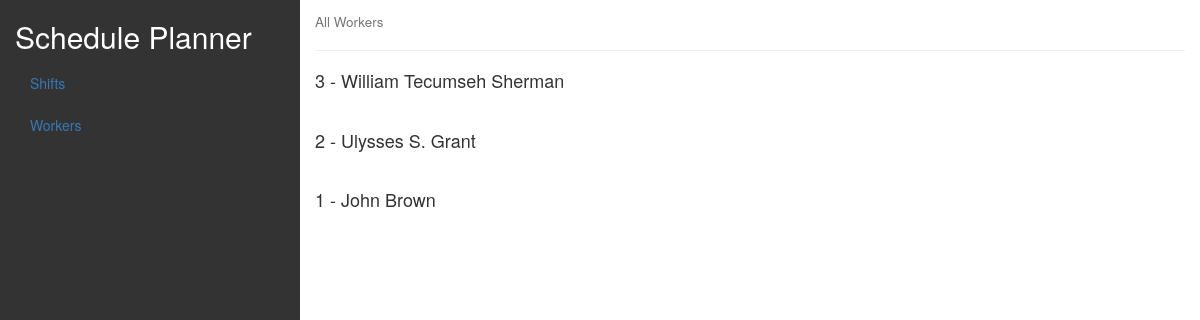
Page /workers/ on the committed database.
### apimanager/models.py (models this page shows)
class Worker(models.Model):
    name = models.CharField(max_length=100)
    def __str__(self):
        return F"{self.id} - {self.name}"

### apimanager/views.py (the view)
# urls.py: path("workers/", dashboard_workers, name="dashboard-workers"),
def dashboard_workers(request):
    workers = Worker.objects.order_by('-id')
    context = {
        "page_name": "All Workers",
        "items": list(workers),
        "not_available_message": "No Workers Available"
    }
    return render(request, 'apimanager/index.html', context)

### apimanager/templates/apimanager/index.html (shortened to what this page needs)
<!DOCTYPE html>
<html lang="en">
<head>
  <link rel="stylesheet" href="https://maxcdn.bootstrapcdn.com/bootstrap/3.4.1/css/bootstrap.min.css">
</head>
<body>
<div class="container-fluid">
  <div class="row content">
    <div class="col-sm-3 sidenav">
      <h2 style="color: white">Schedule Planner</h2>
      <ul class="nav nav-pills nav-stacked">
        <li><a href="/">Shifts</a></li>
        <li><a href="/workers">Workers</a></li>
      </ul><br>
    </div>
    <div class="col-sm-9">
      <h4><small>{{ page_name }}</small></h4>
      <hr>
      {% if items %}
        {% for item in items %}
          <h4>{{ item }}</h4>
          <br>
        {% endfor %}
      {% else %}
        <h2>{{ not_available_message }}</h2>
      {% endif %}
    </div>
  </div>
</div>
</body>
</html>

### apimanager/templates/apimanager/index.html (style rules this page uses)
.row.content { height: 1500px }
body { background-color: ##e6e6e6; }
.sidenav { background-color: #333; height: 100%; }

### rows in the picture
Worker: id+name "3 - William Tecumseh Sherman"
Worker: id+name "2 - Ulysses S. Grant"
Worker: id+name "1 - John Brown"

### other values in the picture
{{ page_name }} "All Workers"
